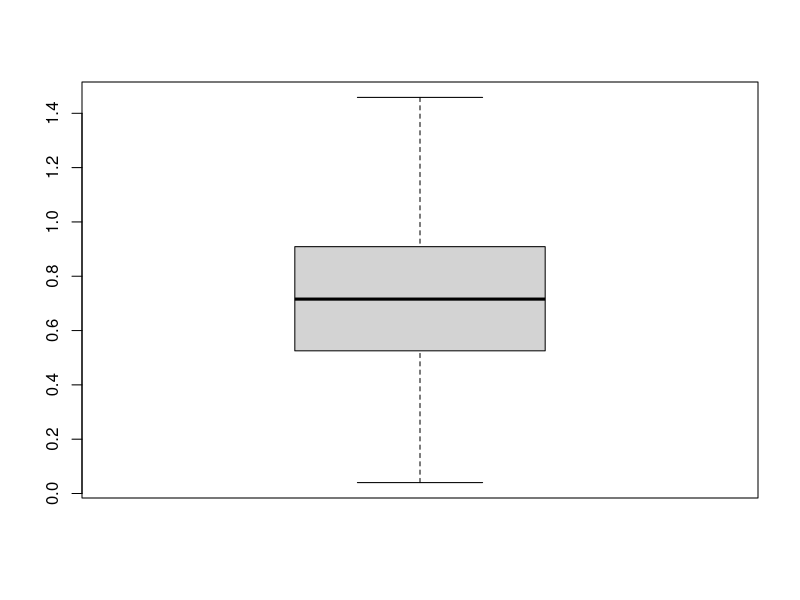
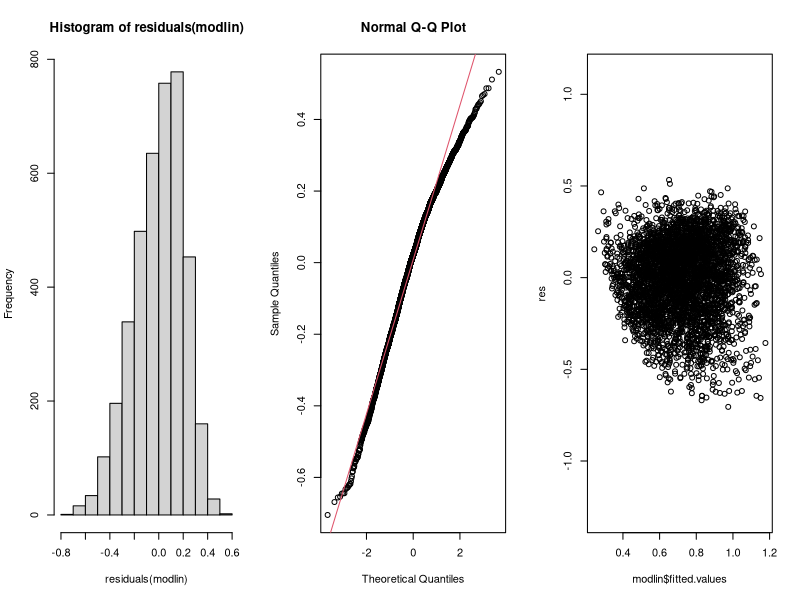
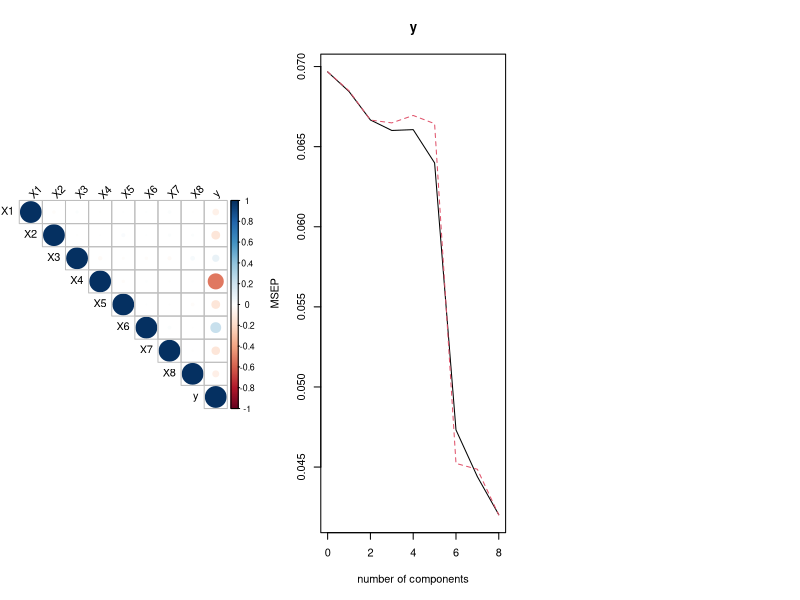

These charts were generated, in order, by the following R code: (Note: this script raises an error after producing the figures.)
## ---- chunk 1
data <- read.table('robotics_train.txt')
attach(data)
names(data)
head(data)
dim(data)

set.seed(5)

boxplot(y)  

index <- sample(nrow(data), 0.8*nrow(data))
train <- data[index,]
test <- data[-index,]

y.train <- train[,9]
ntrain <- length(train$y)
ntest <- length(test$y)

n <- nrow(data)
p <- ncol(data)
## ---- chunk 2
modlin=lm(y~., data)
# Residus
res=residuals(modlin)
# Histograme et QQ plot 
par(mfrow=c(1,3))
hist(residuals(modlin))
qqnorm(res)
qqline(res, col = 2)
# Residus
plot(modlin$fitted.values,res, asp=1)

## ---- chunk 3
library(corrplot)
corrplot::corrplot(cor(data), type="upper", tl.col="black", tl.srt=45)
## ---- chunk 4
library(glmnet)
library(Metrics)
linear <- lm(y~., data = train)

cv.lasso <- cv.glmnet(as.matrix(train[,1:(p-1)]), train[,p], type.measure="mse", alpha=1, family = "gaussian")$lambda.min

cv.ridge <- cv.glmnet(as.matrix(train[,1:(p-1)]), train[,p],type.measure="mse", alpha=0, family = "gaussian")$lambda.min

lasso <- glmnet(as.matrix(train[,1:(p-1)]),train[,p], type.measure="mse", alpha=1, family = "gaussian", lambda = cv.lasso)

ridge <- glmnet(as.matrix(train[,1:(p-1)]),train[,p], type.measure="mse", alpha=1, family = "gaussian", lambda = cv.ridge)

# prediction
pred.linear <- predict(linear, test[,1:(p-1)])
pred.lasso <- predict(lasso, s=lasso$lambda.1se, as.matrix(test[,1:(p-1)]))
pred.ridge <- predict(ridge, s=ridge$lambda.1se, as.matrix(test[,1:(p-1)]))

# mse
mse.linear <- mse(test$y, pred.linear)
mse.lasso <- mse(test$y, pred.lasso)
mse.ridge <- mse(test$y, pred.ridge)

cat(mse.linear,' ',mse.lasso,' ',mse.ridge)



## ---- chunk 5
library(glmnet)
library(Metrics)
set.seed(5)

list.of.fits <- list()
for (i in 0:10) {
  fit.elastic <- paste0("alpha", i/10)
  
  list.of.fits[[fit.elastic]] <- cv.glmnet(as.matrix(train[,1:(p-1)]), train[,p], type.measure = "mse", alpha=i/10, family="gaussian")
  
}

results <- data.frame()
for (i in 0:10) {
  fit.elastic <-paste0("alpha", i/10)
  
  pred.elastic <- predict(list.of.fits[[fit.elastic]], s=list.of.fits[[fit.elastic]]$lambda.1se, newx=as.matrix(test[,1:(p-1)]))
  
  mse <- mean((test$y - pred.elastic)^2)
  
  temp <- data.frame(alpha=i/10, mse=mse, fit.elastic=fit.elastic)
  results <- rbind(results, temp)
  
  results
  
}
## ---- chunk 6
library(pls)
pcr_model <- pcr(y~., data = train, scale = TRUE, validation = "CV")
validationplot(pcr_model, val.type="MSEP")
## ---- chunk 7
pcr_pred <- predict(pcr_model, test, ncomp = 8)
mean((pcr_pred - test[["y"]])^2)
## ---- chunk 8
library(caret)
ctrl <- trainControl(method = "cv", number = 10)

lin.model <- train(y~., data=train, method="lm", trcotrol=ctrl)

lin.model.pred <- predict(lin.model, test)
error <- lin.model.pred - test[["y"]]
MSE <- mean(error^2)
print(MSE)

## ---- chunk 9
library(caret)
ctrl <- trainControl(method = "cv", number = 10)

knn.model <- train(y~., data=train, method="knn", trcotrol=ctrl)

knn.model.pred <- predict(knn.model, test)
error <- knn.model.pred - test[["y"]]
MSE <- mean(error^2)
print(MSE)
  
## ---- chunk 10
# library(nnet)
# multinom.model <- multinom(y~., data=train)
# 
# multinom.model.pred <- predict(multinom.model, test)
# error <- multinom.model.pred - test[["y"]]
# MSE <- mean(error^2)
# print(MSE)

## ---- chunk 11
library(gam)
gam.model <- gam(y ~ ns(X1,df=5) + ns(X2,df=5) + ns(X3,df=5) + ns(X4,df=5) + ns(X5,df=5) + ns(X6,df=5) + ns(X7,df=5) + ns(X8,df=5), data = train)
gam.pred <- predict(gam.model, newdata=test)
error <- gam.pred - test[["y"]]
MSE <- mean(error^2)
print(MSE)
## ---- chunk 12
library(gam)
idx.train <- sample(n, ntrain) 
gam.model2 <- gam(y ~ s(X1) + s(X2) + s(X3) + s(X4) + s(X5) + s(X6) + ns(X7) + s(X8), subset = idx.train, data = data, trace=TRUE)
gam.pred2 <- predict(gam.model2, newdata=data[-idx.train,])
error <- gam.pred2 - test[["y"]]
MSE <- mean(error^2)
print(MSE)
## ---- chunk 13
library(caret)
set.seed(5)
tuneGrid <- expand.grid(
  C = c(0.25, 0.5, 1),
  sigma = 0.1
)
ctrl <- trainControl(method = "cv", number = 10)

svr.model <- train(y~., data=train, method="svmRadial", trcotrol=ctrl, tuneGrid = tuneGrid)

svr.model.pred <- predict(svr.model, test)
error <- svr.model.pred - test[["y"]]
MSE <- mean(error^2)
print(MSE)
  
## ---- chunk 14
idx.train <- sample(n, ntrain) 

tree.robotics <- rpart(y ~ ., data = data, subset = idx.train,
                       method = "anova",
                       control = rpart.control(xval=10, minbucket = 10, cp = 0))
summary(tree.robotics)
rpart.plot(tree.robotics, box.palette="RdBu", shadow.col="gray",
           fallen.leaves=FALSE)

pred.tree <- predict(tree.robotics, newdata = data[-idx.train,])
y.test <- data$y[-idx.train]
mse.tree <- mean((y.test - pred.tree)^2)
printcp(tree.robotics)
plotcp(tree.robotics)

print(mse.tree)
## ---- chunk 15
i.min <- which.min(tree.robotics$cptable[,4])
cp.opt <- tree.robotics$cptable[i.min,1]

pruned_tree <- prune(tree.robotics, cp=cp.opt)
rpart.plot(pruned_tree, box.palette ="RdBu", shadow.col = "gray",
           fallen.leaves = FALSE)
pred.tree <- predict(pruned_tree, newdata=data[-idx.train,])
y.test <- data$y[-idx.train]
mse.tree.pruned <- mean((y.test-pred.tree)^2)
mse.tree.pruned
# 0.03872515
plot(y.test, pred.tree)
## ---- chunk 16
library(randomForest)
p <- ncol(data)-1
fit.bag <- randomForest(y~., data=data, subset=idx.train, mtry=p)

pred.bag <- predict(fit.bag, newdata=data[-idx.train,])
y.test <- data$y[-idx.train]
mse.bag <- mean((y.test-pred.bag)^2)
mse.bag
# 0.0227066
plot(y.test, pred.bag)

roc_tree_bagged <- roc(y.test, prob[,1])


## ---- chunk 17
library(randomForest)
fit.rf <- randomForest(y~., data=data,subset=idx.train)
pred.rf <- predict(fit.rf, newdata=data[-idx.train,])
mse.rf <- mean((y.test-pred.rf)^2)
mse.rf
## [1] 11.97363
plot(y.test, pred.tree)
points(y.test, pred.rf, col="red", pch=2)
